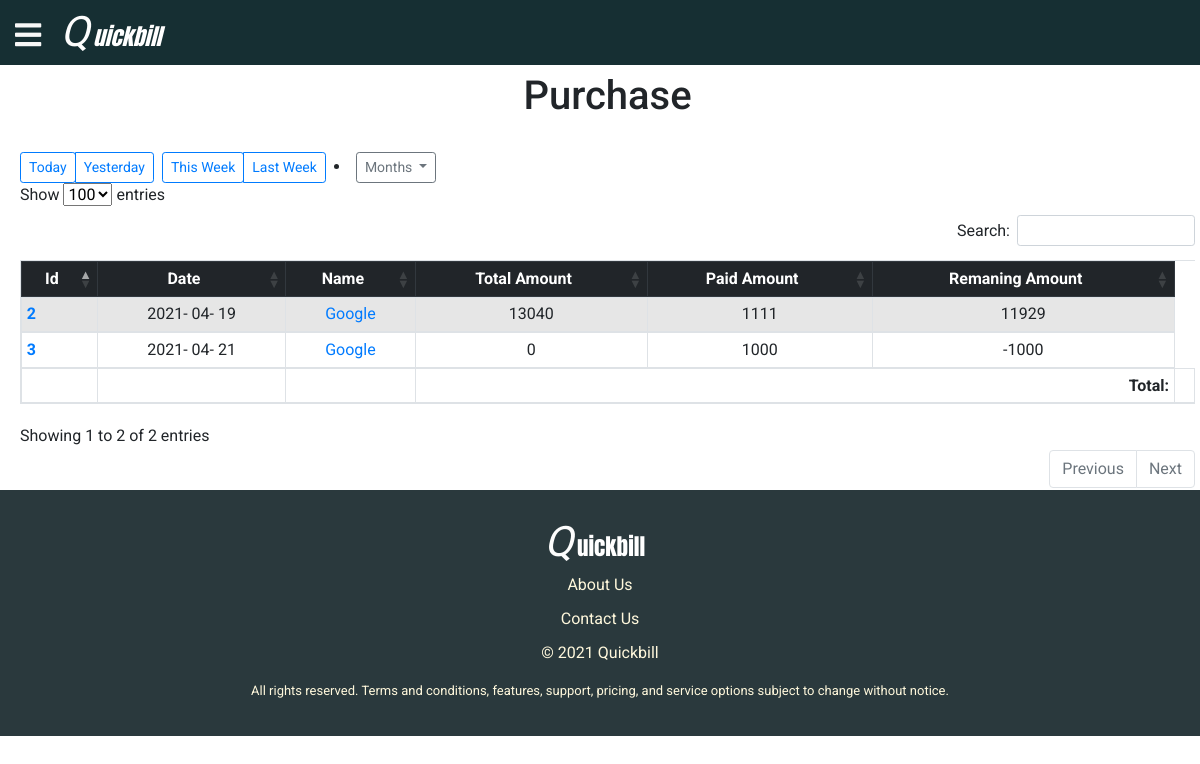
The app's page /purchaseentries (signed in) with its own data.
### Quickbill/invoice/models.py (models this page shows, shortened)
class PurchaseInvoice(db.Model):
    __tablename__ = 'purchase_invoice'
    admin = db.relationship(User)
    id = db.Column(db.Integer, primary_key=True)
    admin_id=db.Column(db.Integer,db.ForeignKey('admin.id'),nullable=False)
    date = db.Column(db.DateTime, nullable=False, default=datetime.date.today())
    name = db.Column(db.Text, nullable=False)
    total_amount = db.Column(db.Integer, default=0)
    paid_amount = db.Column(db.Integer)
    remaning_amount = db.Column(db.Integer,default=0)

### Quickbill/invoice/application/views.py (the view)
@application.route('/purchaseentries', methods=["GET", "POST"])
@login_required
def purchaseentries():
    form = ReportForm()
    items = extract(PurchaseInvoice)[1]
    return render_template('purchase/purchaseentries.html', items=items, form=form, title='Purchase')

### Quickbill/invoice/forms.py
class ReportForm(FlaskForm):
    this_week=SubmitField('This Week')
    last_week=SubmitField('Last Week')
    january=SubmitField('January')
    february=SubmitField('February')
    march=SubmitField('March')
    april=SubmitField('April')
    may=SubmitField('May')
    june=SubmitField('June')
    july=SubmitField('July')
    august=SubmitField('August')
    september=SubmitField('September')
    october=SubmitField('October')
    november=SubmitField('November')
    december=SubmitField('December')
    today=SubmitField('Today')
    this_month=SubmitField('This month')
    yesterday=SubmitField('Yesterday')

### Quickbill/invoice/helper_functions.py (called while the page is built)
def choice(i):
  start=datetime.date(dt.today().year,i,day=1)
  end=datetime.date(dt.today().year,1,day=1)+relativedelta(months=+i,days=-1)
  return list((start,end))

### Quickbill/invoice/models.py (called while the page is built)
@login_manager.user_loader
def load_user(user_id):
    return User.query.get(user_id)

### Quickbill/invoice/templates/purchase/purchaseentries.html (shortened to what this page needs)
{% extends "appbase.html"%}
{% block content %}
<h1 class="text-center">{{title}}</h1><br>
<form method="POST">
  <div class="btn-toolbar mb-2 mb-md-0">
    <div class="btn-group mr-2">
      {{form.today(class="btn btn-sm btn-outline-primary dropdown-toggle")}}
      {{form.yesterday(class="btn btn-sm btn-outline-primary dropdown-toggle")}}
    </div>
    <div class="btn-group mr-2">
      {{form.this_week(class="btn btn-sm btn-outline-primary dropdown-toggle")}}
      {{form.last_week(class="btn btn-sm btn-outline-primary dropdown-toggle")}}
    </div>
    <li class="nav-item dropdown">
      <a class="btn btn-sm btn-outline-secondary dropdown-toggle" href="#" id="navbarDropdown" role="button"
        data-toggle="dropdown" aria-haspopup="true" aria-expanded="false">
        Months
      </a>
    </li>
  </div>
</form>
<div class="wrapper small_view">
  <table class="display table table-striped table-bordered table-sm compact small_view_table" style="width:100%;">
    <thead class="thead-dark">
      <tr>
        <th class="text-center">Id</th>
        <th class="text-center">Date</th>
        <th class="text-center">Name</th>
        <th class="text-center">Total Amount</th>
        <th class="text-center">Paid Amount</th>
        <th class="text-center">Remaning Amount</th>
      </tr>
    </thead>
    <tbody>
      {% for i in items %}
      <tr>
        <th scope="row"><a href="{{ url_for('application.pvoucher_id',id=i.id) }}">{{ i.id }}</a></th>
        <td class="text-center">{{ i.date.strftime('%Y- %m- %d')}}</td>
        <td class="text-center"><a
            href="{{ url_for('application.sellerprofile',seller_name=i.name) }}">{{i.name}}</a></td>
        <td class="text-center">{{i.total_amount}}</td>
        <td class="text-center">{{i.paid_amount}}</td>
        <td class="text-center">{{i.remaning_amount}}</td>
      </tr>
      {% endfor %}
    </tbody>
    <tfoot>
      <tr>
        <th></th>
        <th></th>
        <th></th>
        <th colspan="4" style="text-align:right">Total:</th>
        <th></th>
      </tr>
    </tfoot>
  </table>
</div>
</div>
<link rel="stylesheet" href="  https://cdn.datatables.net/buttons/1.6.4/css/buttons.dataTables.min.css">
<link rel="stylesheet" href=" https://cdn.datatables.net/1.10.22/css/dataTables.bootstrap5.min.css">
{% endblock %}

### Quickbill/invoice/static/css/style.css (style rules this page uses)
body { font-family: Roboto, "arial"; margin: 0; }
html { margin: 0; padding: 0; }

### records on screen
PurchaseInvoice: id "2", date "2021- 04- 19", name "Google", total_amount "13040", paid_amount "1111", remaning_amount "11929"
PurchaseInvoice: id "3", date "2021- 04- 21", name "Google", total_amount "0", paid_amount "1000", remaning_amount "-1000"

### other values on screen
{{ title }} "Purchase"
